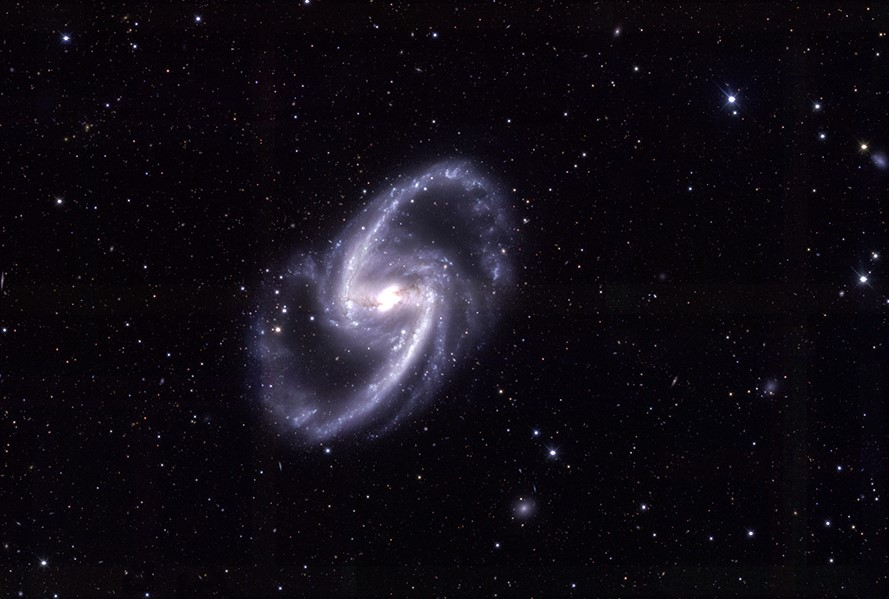
#> input picture 20222023 Question Paper/galaxy.jpg, 889 x 599 px
$ python q1.py
#> lines starting #> are read from the running program, lines starting #| are printed output that depends on the picture; after the words box and inside, x2 and y2 are one past the last pixel; in counts of white or black regions, pixels touching at a corner belong together
import cv2
import numpy as np
import matplotlib.pyplot as plt

# Step 1: Read and preprocess
img = cv2.imread("../galaxy.jpg")
#> img is the input picture: shape (599, 889, 3); mean B, G, R 21.1, 13.2, 17.1
img_gray = cv2.cvtColor(img, cv2.COLOR_BGR2GRAY)
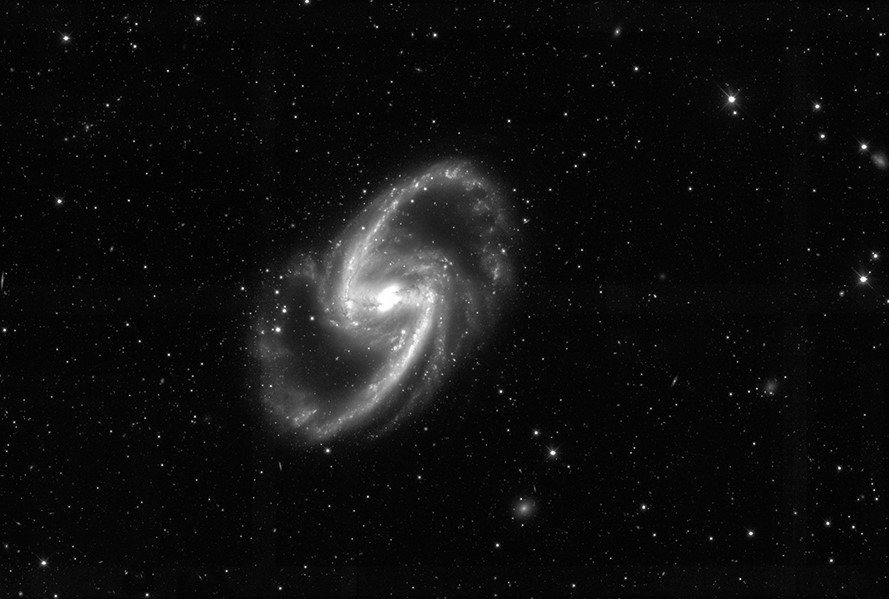
#> img_gray: shape (599, 889); min 0, max 255, mean 15.2
img_gray_smooth = cv2.bilateralFilter(img_gray, 25, 75, 75)  # preserves edges

_, thresh = cv2.threshold(img_gray_smooth, 0, 255, cv2.THRESH_BINARY + cv2.THRESH_OTSU)
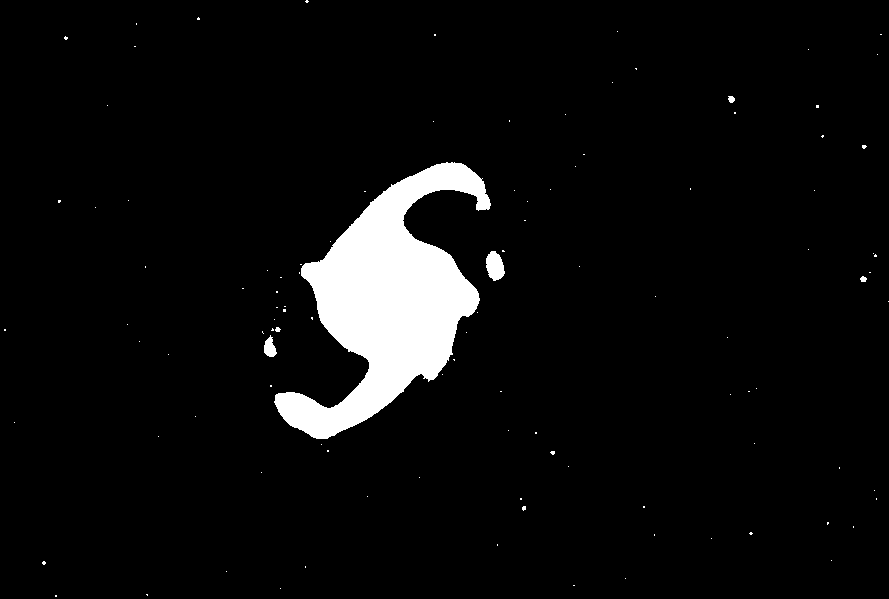
#> thresh: shape (599, 889); 5.2% white; 109 white regions (103 under 20 px)
contours ,h = cv2.findContours(thresh,cv2.RETR_TREE,cv2.CHAIN_APPROX_SIMPLE)
#> contours = 109 contours, 104 with area under 20; largest, box (x1, y1, x2, y2) and area: (274, 162, 491, 439) 25999, (486, 251, 505, 281) 375, (264, 335, 277, 357) 157, (728, 96, 735, 103) 28, (860, 276, 867, 282) 22; h = 109 rows, first 6: [1, -1, -1, -1], [2, 0, -1, -1], [3, 1, -1, -1], [4, 2, -1, -1], [5, 3, -1, -1], [6, 4, -1, -1]

# cnt = max(contours,key = cv2.contourArea)
cnts = [cnt for  cnt in contours if cv2.arcLength(cnt,True)>20]
#> cnts = 4 contours; box (x1, y1, x2, y2) and area: (274, 162, 491, 439) 25999, (486, 251, 505, 281) 375, (264, 335, 277, 357) 157, (728, 96, 735, 103) 28

img_copy = img.copy()
#> (the run stopped early here; a loop or call above may not have finished)
